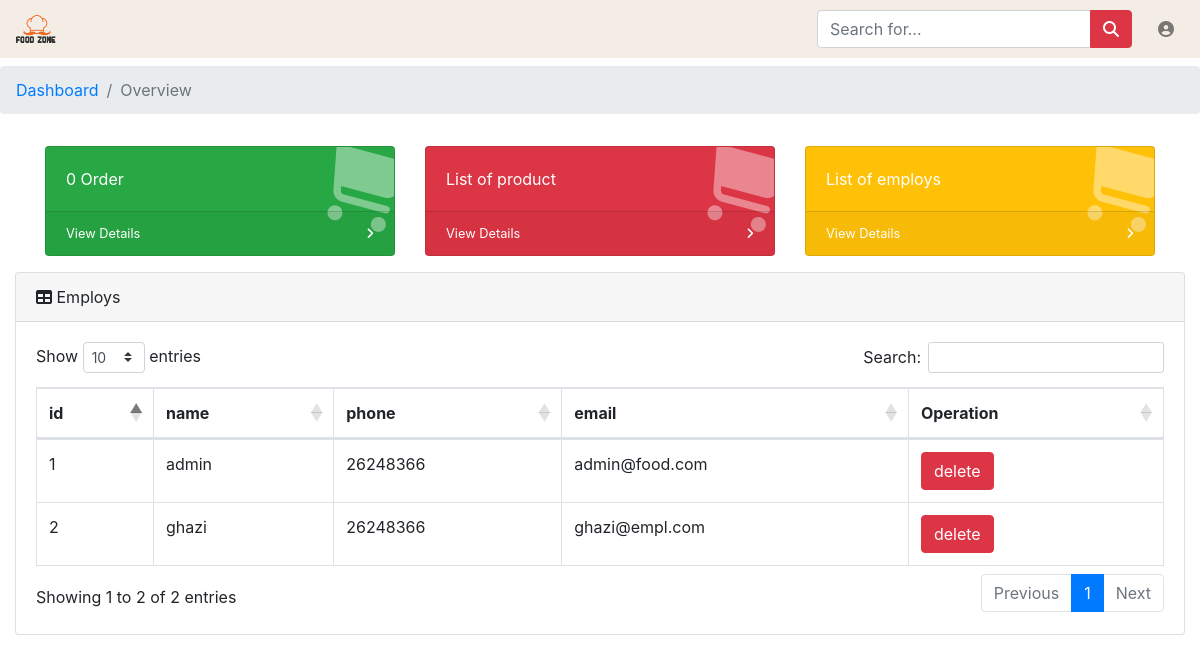
Screenshot of /admin_dashboard/listemploys.php (signed in) with the database file from the repository.
### admin_dashboard/dash_classes/admin.class.php (called while the page is built, shortened)
<?php
include 'db_connect.class.php';
class Adminstrator
{
    private $pdo;
    public function __construct()
    {
        $dbconn = new DBConnection;
        $this->pdo = $dbconn->connectDB();
    }
	public function listemploys(){
		$req = 'SELECT * FROM employé ';
		$result = $this->pdo->prepare($req);
		$result->execute();
		return $result;
	}
	public function number_of_orders(){
		$req = 'SELECT count(*)  as orders FROM ordre ';
		$result = $this->pdo->prepare($req);
		$result->execute();
		return $result;
	}
}

### admin_dashboard/dash_classes/db_connect.class.php (called while the page is built)
<?php
class DBConnection
{
    private $host = 'localhost';
    private $dbname = 'foodzone';
    private $user = 'root';
    private $pwd = '';
    public $conn = null;
        public function connectDB()
        {
            try {
                $this->conn = new PDO('mysql:host='.$this->host.';dbname='.$this->dbname.';charset=utf8', $this->user, $this->pwd, [
                                    PDO::ATTR_ERRMODE => PDO::ERRMODE_EXCEPTION,
                                    PDO::ATTR_DEFAULT_FETCH_MODE => PDO::FETCH_ASSOC
                                ]);
            } catch (PDOException $e) {
                echo $e->getMessage();
            }
            return $this->conn;
        }
}

### admin_dashboard/listemploys.php (the view, shortened to what this page needs)
<!DOCTYPE html>
<html lang="en">
<?php
require 'dash_classes/admin.class.php';
$emp = new Adminstrator;
$res = $emp->listemploys();
$res2 = $emp->number_of_orders();
$data2 = $res2->fetch();
?>
<head>
  <link href="../style/vendor/fontawesome-free/css/all.min.css" rel="stylesheet" type="text/css">
  <link href="../style/vendor/datatables/dataTables.bootstrap4.css" rel="stylesheet">
  <link href="../style/css/sb-admin.css" rel="stylesheet">
</head>
<body id="page-top">
  <nav class="navbar navbar-expand navbar-light static-top"  style="background-color: #F4EDE5;">
    <a class="navbar-brand mr-1" href="index.php"><img style="width:40px;height:30px;" src="../style/img/logo.png" alt=""></a>
    <form class="d-none d-md-inline-block form-inline ml-auto mr-0 mr-md-3 my-2 my-md-0">
      <div class="input-group">
        <input type="text" class="form-control" placeholder="Search for..." aria-label="Search" aria-describedby="basic-addon2">
        <div class="input-group-append">
          <button class="btn btn-danger" type="button">
            <i class="fas fa-search"></i>
          </button>
        </div>
      </div>
    </form>
    <ul class="navbar-nav ml-auto ml-md-0">
      <li class="nav-item dropdown no-arrow">
        <a class="nav-link dropdown-toggle" href="#" id="userDropdown" role="button" data-toggle="dropdown" aria-haspopup="true" aria-expanded="false">
          <i class="fas fa-user-circle fa-fw"></i>
        </a>
      </li>
    </ul>
 </nav>
  <ol class="breadcrumb mt-2">
    <li class="breadcrumb-item">
      <a href="index.php">Dashboard</a>
    </li>
    <li class="breadcrumb-item active">Overview</li>
  </ol>
  <div id="wrapper">
    <div id="content-wrapper">
      <div class="container-fluid">
      <div class="container">
        <div class="row">
          <div class="col-xl-4 col-sm-6 mb-3">
            <div class="card text-white bg-success o-hidden h-100">
              <div class="card-body">
                <div class="card-body-icon">
                  <i class="fas fa-fw fa-shopping-cart"></i>
                </div>
                <div class="mr-5"><?php echo $data2['orders'] ;?> Order</div>
              </div>
              <a class="card-footer text-white clearfix small z-1" href="orders.php">
                <span class="float-left">View Details</span>
                <span class="float-right">
                  <i class="fas fa-angle-right"></i>
                </span>
              </a>
            </div>
          </div>
          <div class="col-xl-4 col-sm-6 mb-3">
            <div class="card text-white bg-danger o-hidden h-100">
              <div class="card-body">
                <div class="card-body-icon">
                  <i class="fas fa-fw fa-shopping-cart"></i>
                </div>
                <div class="mr-5">List of product</div>
              </div>
              <a class="card-footer text-white clearfix small z-1" href="listproduct.php">
                <span class="float-left">View Details</span>
                <span class="float-right">
                  <i class="fas fa-angle-right"></i>
                </span>
              </a>
            </div>
          </div>
          <div class="col-xl-4 col-sm-6 mb-3">
            <div class="card text-white bg-warning o-hidden h-100">
              <div class="card-body">
                <div class="card-body-icon">
                  <i class="fas fa-fw fa-shopping-cart"></i>
                </div>
                <div class="mr-5">List of employs</div>
              </div>
              <a class="card-footer text-white clearfix small z-1" href="#">
                <span class="float-left">View Details</span>
                <span class="float-right">
                  <i class="fas fa-angle-right"></i>
                </span>
              </a>
            </div>
          </div>
        </div>
      </div>
        <div class="card mb-3">
          <div class="card-header">
            <i class="fas fa-table"></i>
            Employs</div>
          <div class="card-body">
            <div class="table-responsive">
              <table class="table table-bordered" id="dataTable" width="100%" cellspacing="0">
                <thead>
                  <tr>
                    <th>id</th>
                    <th>name</th>
                    <th>phone</th>
                    <th>email</th>
                    <th>Operation</th>
                  </tr>
                </thead>
                <tbody>
                <?php while($data = $res->fetch())
                {
                ?>
                  <tr>
                    <td><?php echo $data['eid'];?></td>
                    <td><?php echo $data['name'];?></td>
                    <td><?php echo $data['phno'];?></td>
                    <td><?php echo $data['email'];?></td>
                    <td><a class="btn btn-danger" href="deletemploy.php?id=<?php echo $data['eid'];?>">delete</a></td>
                  </tr>
                <?php }?>
                </tbody>
              </table>
            </div>
          </div>
        </div>
      </div>
    </div>
  </div>
</body>
</html>

### rows the page displays
employé: eid "1", name "admin", phno "26248366", email "admin@food.com"
employé: eid "2", name "ghazi", phno "26248366", email "ghazi@empl.com"

### other values shown
$data2['orders'] "0"
